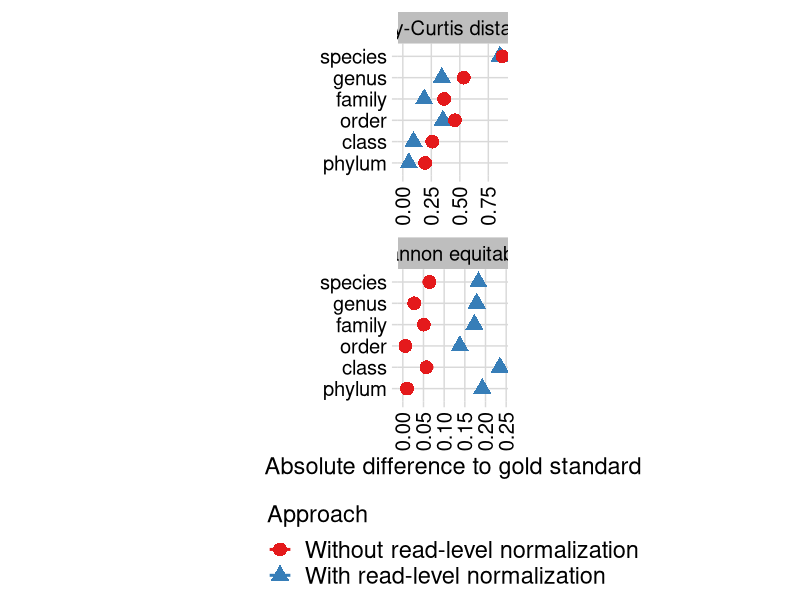

Reproduce this figure in R. (Note: this script raises an error after producing the figure.)
require(ggplot2)
require(readr)
require(cowplot)
require(dplyr)

pm <- read_tsv("../results/version_comparison-profiling_evaluation-CAMI1_hc.tsv")
pm <- pm %>% filter(metric == "Bray-Curtis distance" | metric == "Shannon equitability")
pm <- pm %>% filter(rank != "superkingdom") %>% filter(rank != "strain")
pm <- pm %>%
  group_by(metric) %>%
  mutate(dvalue = abs(value - value[tool == "Gold standard"]))
pm <- pm %>% filter(tool != "Gold standard")
pm$rank <- factor(
  pm$rank,
  levels = c("phylum", "class", "order", "family", "genus", "species")
)
pm <- pm %>%
  group_by(rank, tool, metric) %>%
  summarise(lower = min(dvalue), upper = max(dvalue), p = mean(dvalue))

pm[pm == "CONSULT-II (new - all ranks)"] <- "With read-level normalization"
pm[pm == "CONSULT-II (old - all ranks)"] <- "Without read-level normalization"
pm[pm == "CONSULT-II (old - based on species, RECOMB-CG)"] <- "With read-level normalization (based on species profile)"
pm[pm == "CONSULT-II (new - based on species)"] <- "Without read-level normalization (based on species profile)"

pm$tool <- factor(
  pm$tool,
  levels = c("Without read-level normalization", "With read-level normalization", "With read-level normalization (based on species profile)", "Without read-level normalization (based on species profile)")
)

pm_all <- pm %>% filter(tool == "Without read-level normalization" | tool == "With read-level normalization")
fs <- 17
ggplot(pm_all, mapping = aes(x = p, y = rank, shape = tool, color = tool)) +
  # geom_point(size = 3, alpha = 0.9) +
  geom_pointrange(size = 1, linewidth = 1, mapping = aes(xmin = lower, xmax = upper)) +
  xlim(0, NA) +
  facet_wrap(vars(metric), ncol = 1, scales = "free_x") +
  theme_minimal_grid(font_size = fs) +
  labs(shape = "Approach", color = "Approach", y = "", x = "Absolute difference to gold standard") +
  scale_colour_brewer(palette = "Set1") +
  theme(strip.background = element_rect(fill = "gray")) +
  theme(legend.direction = "vertical", legend.position = "bottom", legend.justification = "center", legend.text = element_text(size = fs)) +
  theme(axis.title.y =  element_text(), axis.text.x = element_text(angle = 90, vjust = 0.5, hjust = 1), aspect.ratio = 1.2)
ggsave2("../figures/profiling_normalization_comparison-all_ranks.pdf", width = 5, height = 10)

ggplot(pm, mapping = aes(x = p, y = rank, shape = tool, color = tool)) +
  # geom_point(size = 3, alpha = 0.9) +
  geom_pointrange(size = 1, linewidth = 1, mapping = aes(xmin = lower, xmax = upper)) +
  xlim(0, NA) +
  facet_wrap(vars(metric), ncol = 1, scales = "free_x") +
  theme_minimal_grid(font_size = fs) +
  labs(shape = "Approach", color = "Approach", y = "", x = "Absolute difference to gold standard") +
  scale_colour_brewer(palette = "Set1") +
  theme(strip.background = element_rect(fill = "gray")) +
  theme(legend.direction = "vertical", legend.position = "bottom", legend.justification = "center", legend.text = element_text(size = 2*fs/3)) +
  theme(axis.title.y =  element_text(), axis.text.x = element_text(angle = 90, vjust = 0.5, hjust = 1), aspect.ratio = 1.1)
ggsave2("../figures/profiling_normalization_comparison-all_ranks_and_from_species.pdf", width = 6, height = 10)